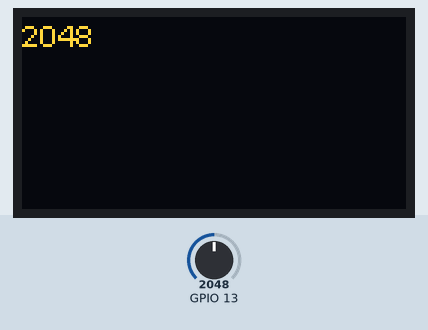
Bench run of a sketch on a simulated ESP32. Parts: 128×64 one-colour display. Inputs (shaded band) come from the test bench; at power-on: GPIO 13 = 2048. The OLED is the two-colour kind (top 16 rows yellow); what the sketch prints to the serial monitor is not drawn.

Above: at 1.2 s.
1.3 s: GPIO 13 set to 2866
At 1.9 s:
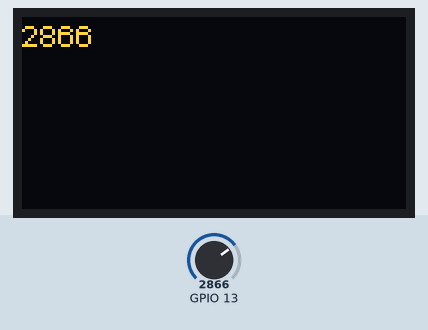
2.8 s: GPIO 13 set to 3603
At 3.1 s:
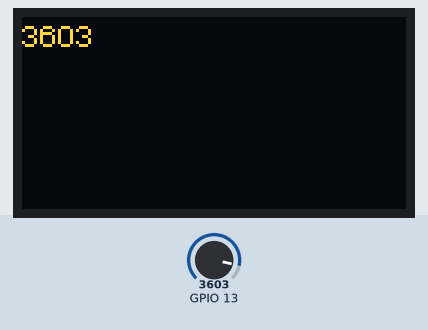
4.3 s: GPIO 13 set to 4095
At 5.5 s:
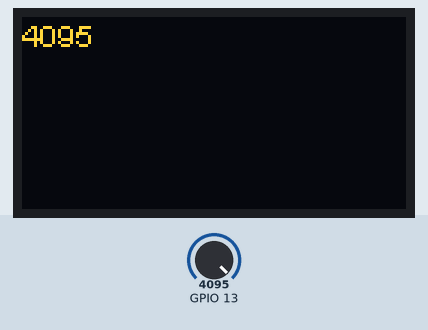
Timing chart, 0 to 7.3 s (numbered marks = the images above; inputs shaded):
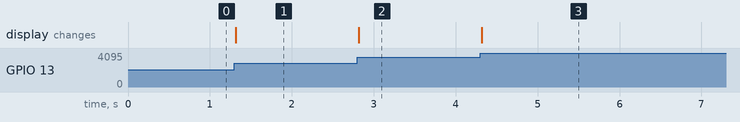

Measured:
- after the input at 1.3 s, the display: changes at once (image 1)
- after the input at 2.8 s, the display: changes at once (image 2)
- after the input at 4.3 s, the display: changes at once (image 3)

The sketch:

OLED_helloWorld.ino
```cpp
#include <Wire.h>
#include "SSD1306Wire.h"
SSD1306Wire  display(0x3c, 21, 22);

void setup() {
    Serial.begin(115200);

    // Initialising the UI will init the display too.
    display.init();

    display.flipScreenVertically(); //畫面上下顛倒顯示
    pinMode(13,INPUT);
    display.clear(); //清空畫面


}

void loop() {

int input = analogRead(13);
 Serial.println(input);
    display.clear(); //清空畫面
    display.setFont(ArialMT_Plain_10);   //設定字型與大小
    display.drawString(0, 0, String(input));  //(x座標,y座標,"字串")

    display.display(); //顯示畫面
}
```
